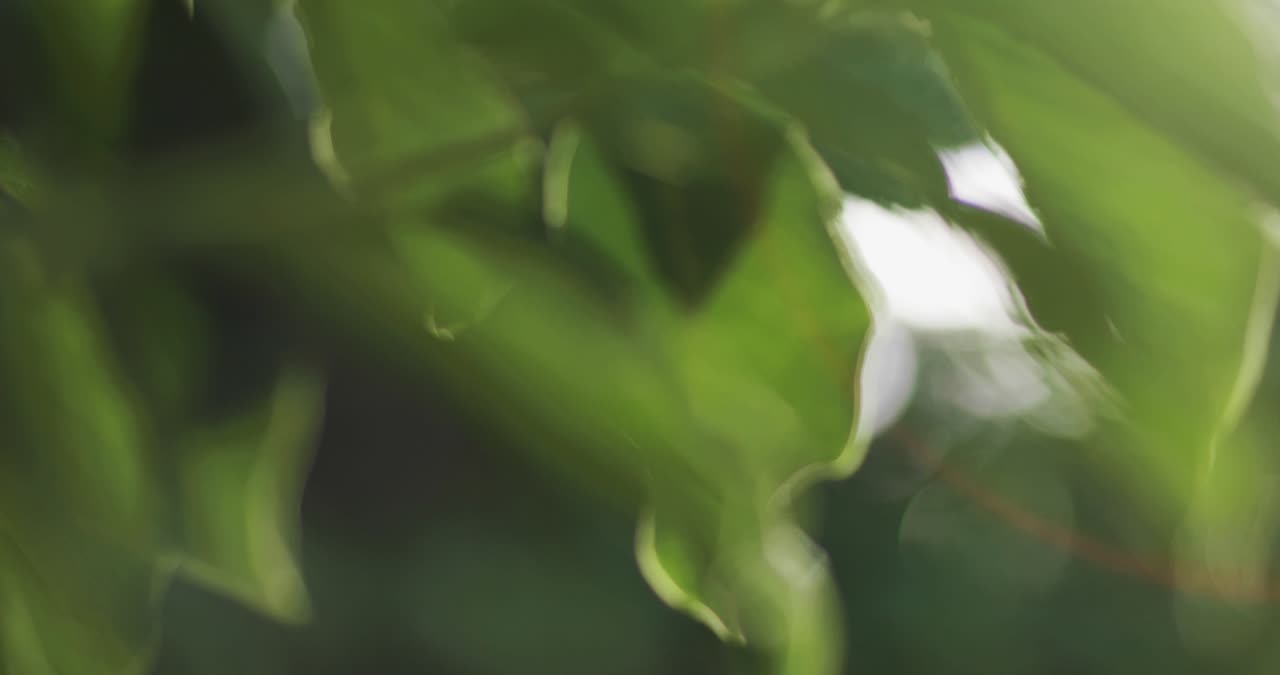
#> input picture data/occlusion/test5.jpg, 1280 x 675 px, found by its file name
$ python occlusion_detection.py
#> lines starting #> are read from the running program, lines starting #| are printed output that depends on the picture; after the words box and inside, x2 and y2 are one past the last pixel; in counts of white or black regions, pixels touching at a corner belong together; long printed decimals are rounded
#> further down, image_src is the input picture: shape (675, 1280, 3); mean B, G, R 55, 98.8, 83.5
import cv2
import argparse
import numpy as np

def get_args():
    parser = argparse.ArgumentParser(description='Occlusion Detection')
    parser.add_argument('--input', '-i', type=str, default='./data/occlusion/test5.jpg', help='Input video')
    parser.add_argument('--output', '-o', type=str, default='./temp/test.jpg', help='Output video')
    parser.add_argument('--threshold', '-t', type=float, default=0.5, help='Threshold for occlusion detection')
    return parser.parse_args()

class OcclusionDetection(object):
    def __init__(self, threshold=0.5):
        self.threshold = threshold

    def occlusion_detection_with_gray(self, image_src):
        # Convert to grayscale
        image_gray = cv2.cvtColor(image_src, cv2.COLOR_BGR2GRAY)
        blur = cv2.GaussianBlur(image_gray, (5, 5), 0)
        # Set the pixel value to 0 or 255 if the grayscale value is greater than 127
        _, binary_image = cv2.threshold(blur, 127, 255, cv2.THRESH_BINARY_INV + cv2.THRESH_OTSU)
        # get the largest connected component
        # cv2.imshow('binary_image', binary_image)
        # cv2.waitKey(0)
        num_labels, labels, stats, centroids = cv2.connectedComponentsWithStats(binary_image)
        max_area = 0
        max_area_label = 0
        for i in range(1, num_labels):
            area = stats[i, cv2.CC_STAT_AREA]
            if area > max_area:
                max_area = area
                max_area_label = i
        # Calculate the ratio of the largest connected component in the image
        ratio = max_area / (image_src.shape[0] * image_src.shape[1])
        if ratio > self.threshold:
            print('Ratio: ', ratio)
            return True
        else:
            print('Ratio: ', ratio)
            return False

    def occlusion_detect_with_leaf(self, image_src):
        # Convert to HSV color space
        image_hsv = cv2.cvtColor(image_src, cv2.COLOR_BGR2HSV)
#> image_hsv: shape (675, 1280, 3); mean H, S, V 41.1, 111.6, 98.9
        # Extract the H channel
        image_h = image_hsv[:, :, 0]
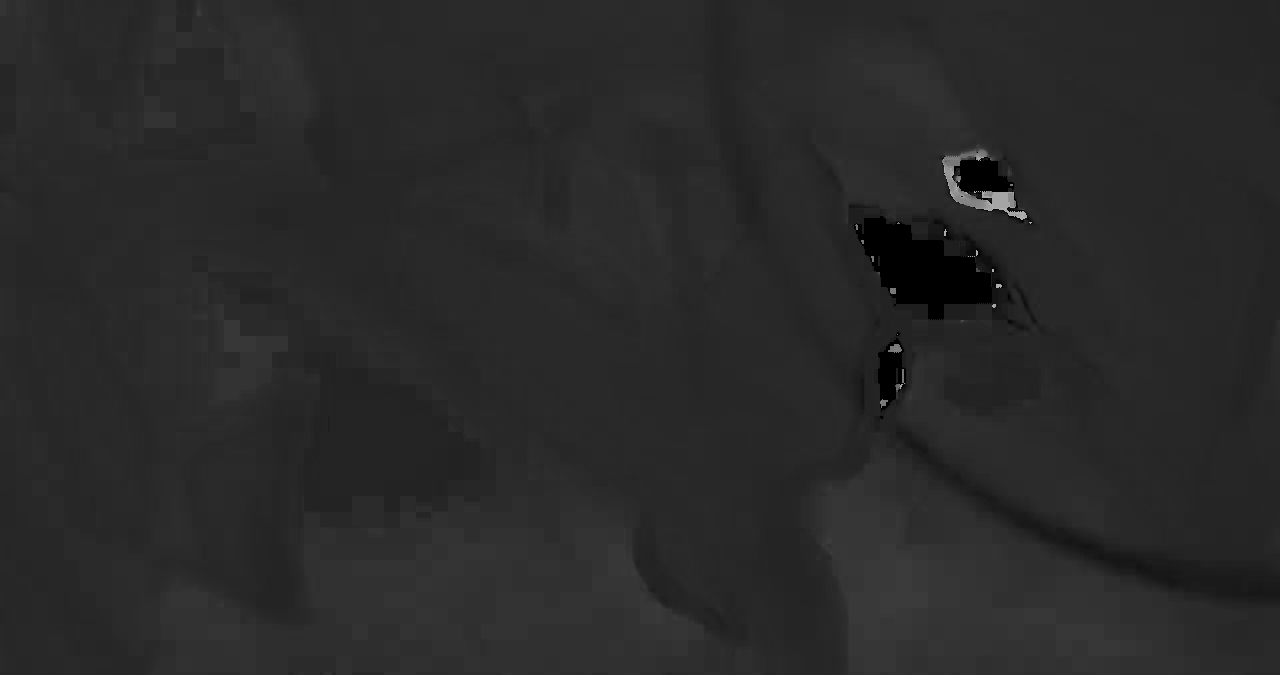
#> image_h: shape (675, 1280); min 0, max 177, mean 41.1
        low_threshold = (45, 45, 5)
        upper_threshold = (255, 255, 255)

        image_h_mask = (image_h > 35) & (image_h < 90)
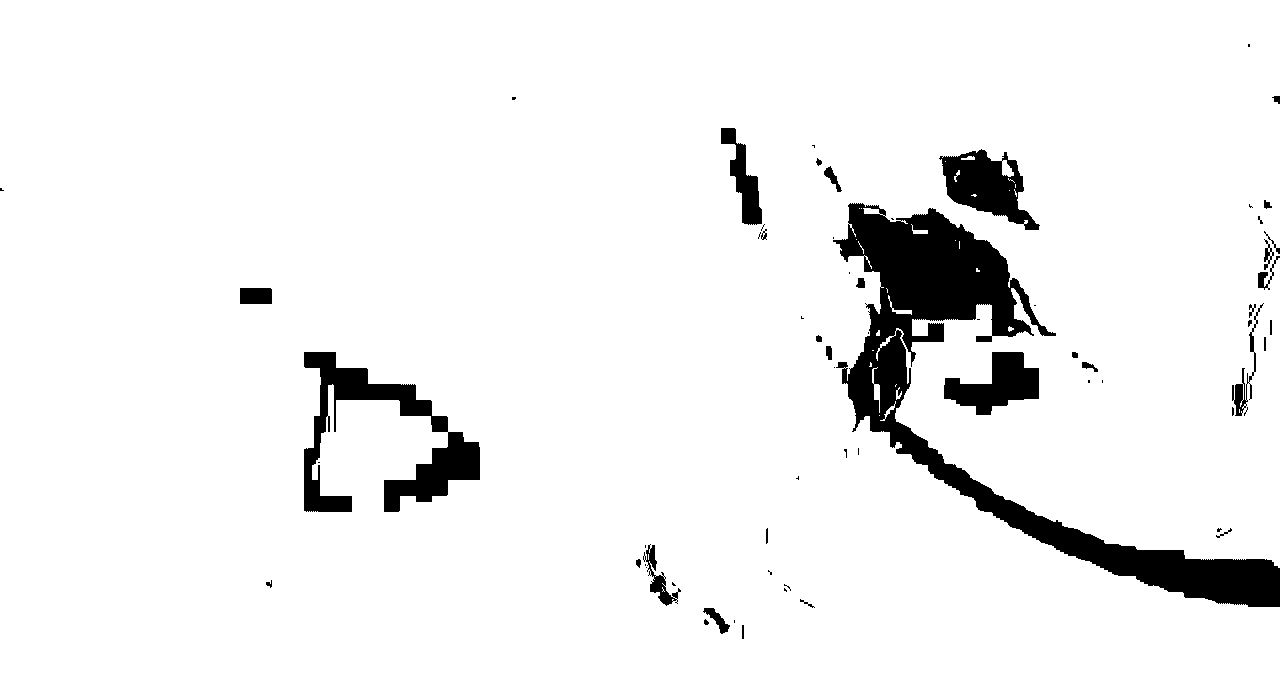
#> image_h_mask: shape (675, 1280) bool; 93.7% white; 66 black regions (33 under 20 px), largest, box (x1, y1, x2, y2) and area: (833, 203, 1280, 607) 32677, (304, 352, 480, 512) 8928, (939, 149, 1040, 230) 4097
        hsv_mask = cv2.inRange(image_hsv, low_threshold, upper_threshold) / 255
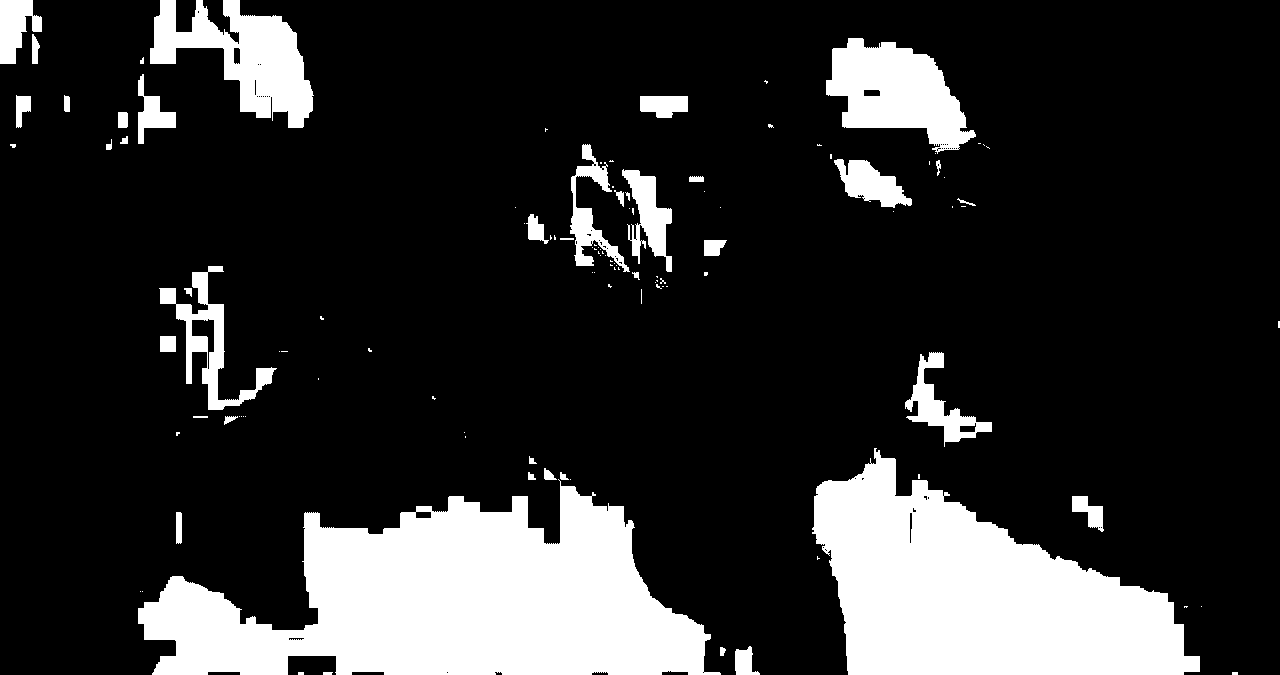
#> hsv_mask: shape (675, 1280) float64; values 0 (black) and 1 (white), 18.3% white; 117 white regions (76 under 20 px), largest, box (x1, y1, x2, y2) and area: (138, 479, 721, 675) 67115, (812, 448, 1200, 675) 50729, (150, 0, 314, 128) 10008
        tree_mask = np.asarray(image_h_mask * hsv_mask, dtype=np.uint8)

        # morphology operation
        kernel = cv2.getStructuringElement(cv2.MORPH_RECT, (3, 3))
        tree_mask = cv2.morphologyEx(tree_mask, cv2.MORPH_OPEN, kernel)
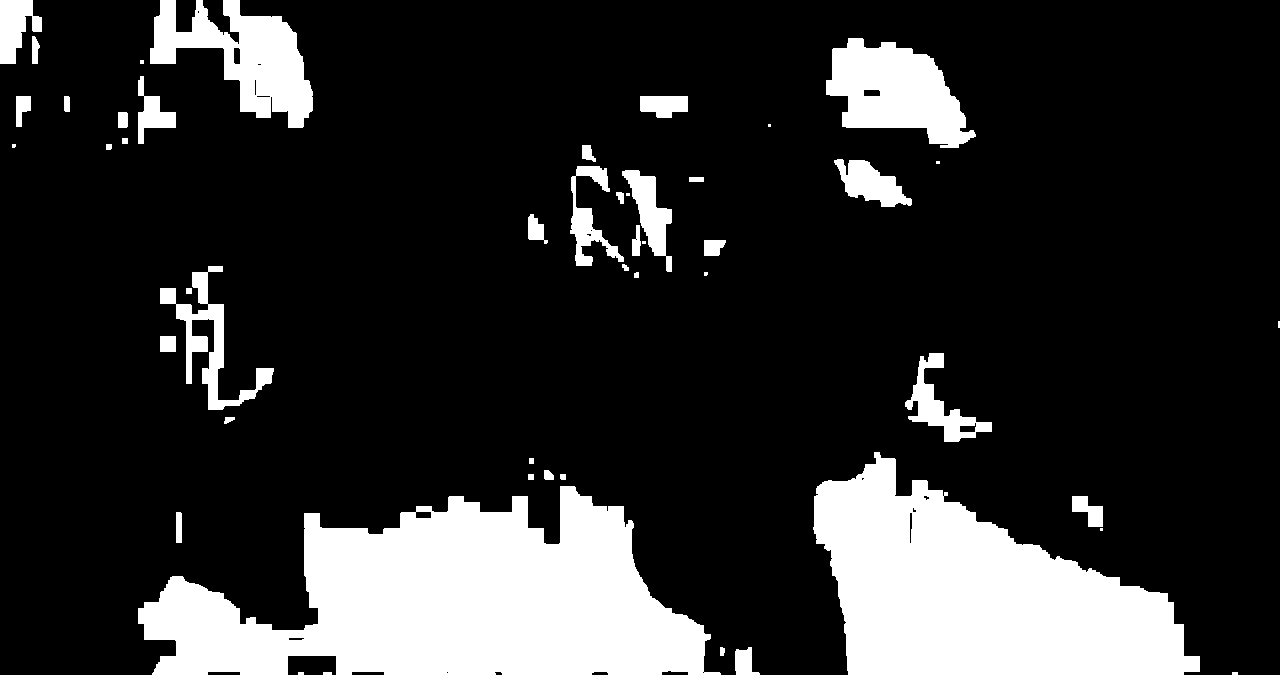
#> tree_mask: shape (675, 1280); values 0 (black) and 1 (white), 18.2% white; 49 white regions (11 under 20 px), largest, box (x1, y1, x2, y2) and area: (138, 486, 721, 675) 67041, (813, 452, 1200, 675) 50654, (150, 0, 313, 128) 9971
        tree_mask = cv2.morphologyEx(tree_mask, cv2.MORPH_CLOSE, kernel, iterations=2)
#> tree_mask: shape (675, 1280); values 0 (black) and 1 (white), 18.2% white; 39 white regions (8 under 20 px), largest, box (x1, y1, x2, y2) and area: (138, 486, 721, 675) 67145, (813, 452, 1200, 675) 50749, (150, 0, 313, 128) 10036
        cv2.imshow('tree_mask', tree_mask*255)
        cv2.waitKey(0)
        # Calculate the ratio of the tree mask component in the image
        ratio = np.sum(tree_mask) / (image_src.shape[0] * image_src.shape[1])
#> ratio = 0.182
        if ratio > self.threshold:
            print('Ratio: ', ratio)
            return True
        else:
            print('Ratio: ', ratio)
#| Ratio:  0.1825
            return False

if __name__ == '__main__':
    args = get_args()
    image_src = cv2.imread(args.input)
    occlusion_detection = OcclusionDetection(args.threshold)
    # result = occlusion_detection.occlusion_detection_with_gray(image_src)
    result = occlusion_detection.occlusion_detect_with_leaf(image_src)
#> result = False
    print(result)
#| False
    cv2.imwrite(args.output, image_src)
    cv2.imshow('image', image_src)
    cv2.waitKey(0)
